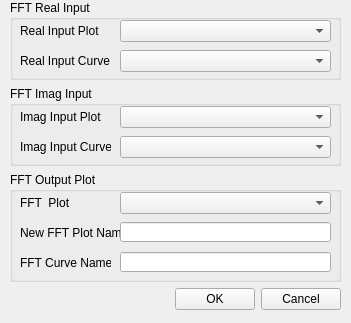
<?xml version="1.0" encoding="UTF-8"?>
<ui version="4.0">
 <class>createFFTPlot</class>
 <widget class="QWidget" name="createFFTPlot">
  <property name="geometry">
   <rect>
    <x>0</x>
    <y>0</y>
    <width>351</width>
    <height>323</height>
   </rect>
  </property>
  <property name="sizePolicy">
   <sizepolicy hsizetype="Fixed" vsizetype="Fixed">
    <horstretch>0</horstretch>
    <verstretch>0</verstretch>
   </sizepolicy>
  </property>
  <property name="windowTitle">
   <string>Create FFT Plot</string>
  </property>
  <widget class="QWidget" name="verticalLayoutWidget">
   <property name="geometry">
    <rect>
     <x>10</x>
     <y>0</y>
     <width>331</width>
     <height>311</height>
    </rect>
   </property>
   <layout class="QVBoxLayout" name="verticalLayout">
    <item>
     <widget class="QGroupBox" name="groupReal">
      <property name="sizePolicy">
       <sizepolicy hsizetype="Preferred" vsizetype="Preferred">
        <horstretch>0</horstretch>
        <verstretch>0</verstretch>
       </sizepolicy>
      </property>
      <property name="maximumSize">
       <size>
        <width>16777215</width>
        <height>80</height>
       </size>
      </property>
      <property name="font">
       <font>
        <weight>50</weight>
        <bold>false</bold>
       </font>
      </property>
      <property name="title">
       <string>FFT Real Input</string>
      </property>
      <widget class="QComboBox" name="cmbRePlot">
       <property name="geometry">
        <rect>
         <x>110</x>
         <y>20</y>
         <width>211</width>
         <height>22</height>
        </rect>
       </property>
      </widget>
      <widget class="QComboBox" name="cmbReCurve">
       <property name="geometry">
        <rect>
         <x>110</x>
         <y>50</y>
         <width>211</width>
         <height>22</height>
        </rect>
       </property>
      </widget>
      <widget class="QLabel" name="label">
       <property name="geometry">
        <rect>
         <x>10</x>
         <y>20</y>
         <width>91</width>
         <height>21</height>
        </rect>
       </property>
       <property name="text">
        <string>Real Input Plot</string>
       </property>
      </widget>
      <widget class="QLabel" name="label_2">
       <property name="geometry">
        <rect>
         <x>10</x>
         <y>50</y>
         <width>91</width>
         <height>21</height>
        </rect>
       </property>
       <property name="text">
        <string>Real Input Curve</string>
       </property>
      </widget>
     </widget>
    </item>
    <item>
     <widget class="QGroupBox" name="groupImaginary">
      <property name="sizePolicy">
       <sizepolicy hsizetype="Preferred" vsizetype="Preferred">
        <horstretch>0</horstretch>
        <verstretch>0</verstretch>
       </sizepolicy>
      </property>
      <property name="maximumSize">
       <size>
        <width>16777215</width>
        <height>80</height>
       </size>
      </property>
      <property name="font">
       <font>
        <weight>50</weight>
        <bold>false</bold>
       </font>
      </property>
      <property name="title">
       <string>FFT Imag Input</string>
      </property>
      <widget class="QComboBox" name="cmbImPlot">
       <property name="geometry">
        <rect>
         <x>110</x>
         <y>20</y>
         <width>211</width>
         <height>22</height>
        </rect>
       </property>
      </widget>
      <widget class="QComboBox" name="cmbImCurve">
       <property name="geometry">
        <rect>
         <x>110</x>
         <y>50</y>
         <width>211</width>
         <height>22</height>
        </rect>
       </property>
      </widget>
      <widget class="QLabel" name="label_3">
       <property name="geometry">
        <rect>
         <x>10</x>
         <y>20</y>
         <width>91</width>
         <height>21</height>
        </rect>
       </property>
       <property name="text">
        <string>Imag Input Plot</string>
       </property>
      </widget>
      <widget class="QLabel" name="label_4">
       <property name="geometry">
        <rect>
         <x>10</x>
         <y>50</y>
         <width>91</width>
         <height>21</height>
        </rect>
       </property>
       <property name="text">
        <string>Imag Input Curve</string>
       </property>
      </widget>
     </widget>
    </item>
    <item>
     <widget class="QGroupBox" name="groupOutput">
      <property name="sizePolicy">
       <sizepolicy hsizetype="Preferred" vsizetype="Fixed">
        <horstretch>0</horstretch>
        <verstretch>0</verstretch>
       </sizepolicy>
      </property>
      <property name="maximumSize">
       <size>
        <width>16777215</width>
        <height>110</height>
       </size>
      </property>
      <property name="title">
       <string>FFT Output Plot</string>
      </property>
      <widget class="QComboBox" name="cmbOutPlot">
       <property name="geometry">
        <rect>
         <x>110</x>
         <y>20</y>
         <width>211</width>
         <height>22</height>
        </rect>
       </property>
      </widget>
      <widget class="QLineEdit" name="txtOutCurveName">
       <property name="geometry">
        <rect>
         <x>110</x>
         <y>80</y>
         <width>211</width>
         <height>20</height>
        </rect>
       </property>
      </widget>
      <widget class="QLabel" name="label_5">
       <property name="geometry">
        <rect>
         <x>10</x>
         <y>20</y>
         <width>91</width>
         <height>21</height>
        </rect>
       </property>
       <property name="text">
        <string>FFT  Plot</string>
       </property>
      </widget>
      <widget class="QLabel" name="label_6">
       <property name="geometry">
        <rect>
         <x>10</x>
         <y>80</y>
         <width>91</width>
         <height>21</height>
        </rect>
       </property>
       <property name="text">
        <string>FFT Curve Name</string>
       </property>
      </widget>
      <widget class="QLabel" name="lblNewPlotName">
       <property name="geometry">
        <rect>
         <x>10</x>
         <y>50</y>
         <width>101</width>
         <height>21</height>
        </rect>
       </property>
       <property name="text">
        <string>New FFT Plot Name</string>
       </property>
      </widget>
      <widget class="QLineEdit" name="txtOutPlotName">
       <property name="geometry">
        <rect>
         <x>110</x>
         <y>50</y>
         <width>211</width>
         <height>20</height>
        </rect>
       </property>
      </widget>
     </widget>
    </item>
    <item>
     <layout class="QHBoxLayout" name="horizontalLayout">
      <item>
       <spacer name="horizontalSpacer">
        <property name="orientation">
         <enum>Qt::Horizontal</enum>
        </property>
        <property name="sizeHint" stdset="0">
         <size>
          <width>40</width>
          <height>20</height>
         </size>
        </property>
       </spacer>
      </item>
      <item>
       <widget class="QPushButton" name="cmdOk">
        <property name="text">
         <string>OK</string>
        </property>
       </widget>
      </item>
      <item>
       <widget class="QPushButton" name="cmdCancel">
        <property name="text">
         <string>Cancel</string>
        </property>
       </widget>
      </item>
     </layout>
    </item>
   </layout>
  </widget>
 </widget>
 <tabstops>
  <tabstop>cmbRePlot</tabstop>
  <tabstop>cmbReCurve</tabstop>
  <tabstop>cmbImPlot</tabstop>
  <tabstop>cmbImCurve</tabstop>
  <tabstop>cmbOutPlot</tabstop>
  <tabstop>txtOutPlotName</tabstop>
  <tabstop>txtOutCurveName</tabstop>
  <tabstop>cmdOk</tabstop>
  <tabstop>cmdCancel</tabstop>
 </tabstops>
 <resources/>
 <connections/>
</ui>
